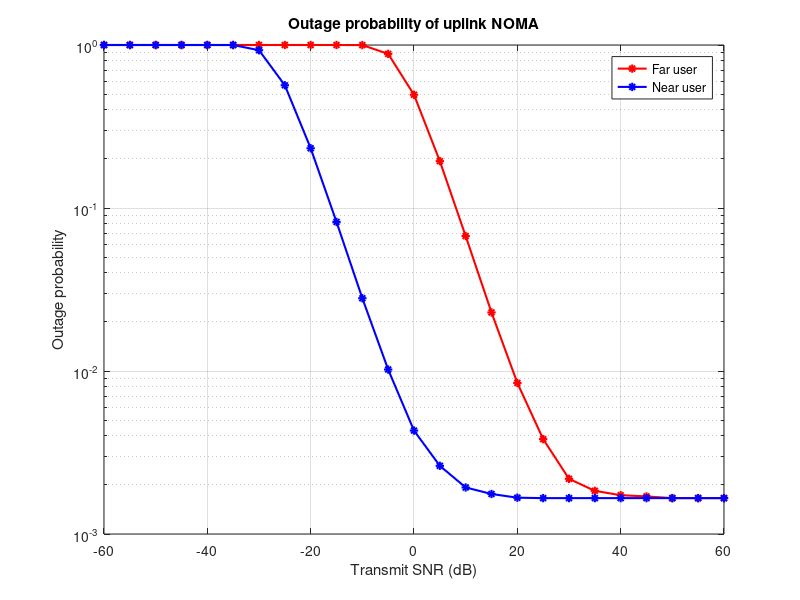

Here is the MATLAB script that generated this plot:
clc; clear variables; 
% close all;

df = 800; dn = 200; 	%Distances
% df = 800; dn = 500;
eta = 4;	%Path loss exponent
N = 10^5;

%Rayleigh fading coefficients
hf = sqrt(df^-eta)*(randn(N,1)+1i*randn(N,1))/sqrt(2);
hn = sqrt(dn^-eta)*(randn(N,1)+1i*randn(N,1))/sqrt(2);

%Channel gains
gf = (abs(hf)).^2;
gn = (abs(hn)).^2;

%Transmit power
Pt = -60:5:60;	%in dBm
pt = (10^-3)*db2pow(Pt); %in watts

BW = 10^6;	%bandwidth
%Noise powers
No = -174 + 10*log10(BW);	%in dBm
no = (10^-3)*db2pow(No);	%in watts

pf = zeros(1,length(pt));
pn = zeros(1,length(pt));
Rf = zeros(1,length(pt));
Rn = zeros(1,length(pt));

rf = 0.5; rn = 0.5;	%Target rates

for u = 1:length(pt)
    Cf = log2(1 + gf*pt(u)/no);	%Rate of far user
    Cn = log2(1 + gn*pt(u)./(gf*pt(u)+no));	%Rate of near user
    
    for k = 1:N
        if (Cf(k) < rf) || (Cn(k) < rn) %Outage condition for far user
            pf(u) = pf(u) + 1;
        end
        if Cn(k) < rn	%Outage condition for near user
            pn(u) = pn(u)+1;
        end
        
    end
end

%figure;
semilogy(Pt,pf/N,'-*r','linewidth',1.5); hold on; grid on;
semilogy(Pt,pn/N,'-*b','linewidth',1.5);

xlabel('Transmit SNR (dB)');
ylabel('Outage probability');
title('Outage probability of uplink NOMA');
legend('Far user','Near user');

